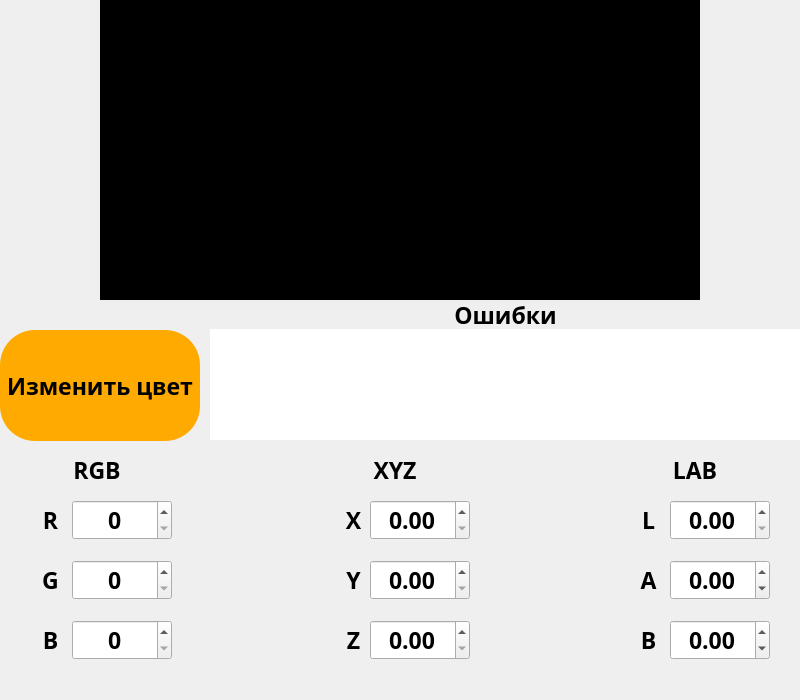
<?xml version="1.0" encoding="UTF-8"?>
<ui version="4.0">
 <class>Widget</class>
 <widget class="QWidget" name="Widget">
  <property name="geometry">
   <rect>
    <x>0</x>
    <y>0</y>
    <width>800</width>
    <height>700</height>
   </rect>
  </property>
  <property name="sizePolicy">
   <sizepolicy hsizetype="Fixed" vsizetype="Fixed">
    <horstretch>0</horstretch>
    <verstretch>0</verstretch>
   </sizepolicy>
  </property>
  <property name="minimumSize">
   <size>
    <width>800</width>
    <height>700</height>
   </size>
  </property>
  <property name="maximumSize">
   <size>
    <width>800</width>
    <height>700</height>
   </size>
  </property>
  <property name="windowTitle">
   <string>Widget</string>
  </property>
  <widget class="QWidget" name="widget" native="true">
   <property name="geometry">
    <rect>
     <x>100</x>
     <y>0</y>
     <width>600</width>
     <height>300</height>
    </rect>
   </property>
   <property name="styleSheet">
    <string notr="true">background-color: black;</string>
   </property>
  </widget>
  <widget class="QPushButton" name="pushButton">
   <property name="enabled">
    <bool>true</bool>
   </property>
   <property name="geometry">
    <rect>
     <x>0</x>
     <y>330</y>
     <width>200</width>
     <height>111</height>
    </rect>
   </property>
   <property name="font">
    <font>
     <family>Bahnschrift Light</family>
     <pointsize>17</pointsize>
     <italic>false</italic>
     <bold>true</bold>
     <underline>false</underline>
     <strikeout>false</strikeout>
    </font>
   </property>
   <property name="styleSheet">
    <string notr="true">QPushButton{
background-color: rgb(255, 170, 0);
border-radius: 35px;
}

QPushButton:pressed {
background-color: rgb(158, 105, 0); 
}</string>
   </property>
   <property name="text">
    <string>Изменить цвет</string>
   </property>
   <property name="autoRepeat">
    <bool>false</bool>
   </property>
   <property name="autoExclusive">
    <bool>false</bool>
   </property>
   <property name="autoDefault">
    <bool>false</bool>
   </property>
   <property name="default">
    <bool>false</bool>
   </property>
   <property name="flat">
    <bool>false</bool>
   </property>
  </widget>
  <widget class="QLabel" name="label">
   <property name="geometry">
    <rect>
     <x>370</x>
     <y>450</y>
     <width>50</width>
     <height>40</height>
    </rect>
   </property>
   <property name="font">
    <font>
     <family>Bahnschrift Light</family>
     <pointsize>17</pointsize>
     <bold>true</bold>
    </font>
   </property>
   <property name="text">
    <string>XYZ</string>
   </property>
   <property name="alignment">
    <set>Qt::AlignCenter</set>
   </property>
  </widget>
  <widget class="QLabel" name="label_2">
   <property name="geometry">
    <rect>
     <x>670</x>
     <y>450</y>
     <width>50</width>
     <height>40</height>
    </rect>
   </property>
   <property name="font">
    <font>
     <family>Bahnschrift Light</family>
     <pointsize>17</pointsize>
     <bold>true</bold>
    </font>
   </property>
   <property name="text">
    <string>LAB</string>
   </property>
   <property name="alignment">
    <set>Qt::AlignCenter</set>
   </property>
  </widget>
  <widget class="QDoubleSpinBox" name="doubleSpinBox">
   <property name="geometry">
    <rect>
     <x>370</x>
     <y>500</y>
     <width>100</width>
     <height>40</height>
    </rect>
   </property>
   <property name="font">
    <font>
     <family>Bahnschrift Light</family>
     <pointsize>17</pointsize>
     <bold>true</bold>
    </font>
   </property>
   <property name="alignment">
    <set>Qt::AlignCenter</set>
   </property>
   <property name="decimals">
    <number>2</number>
   </property>
   <property name="maximum">
    <double>95.049999999999997</double>
   </property>
   <property name="singleStep">
    <double>0.100000000000000</double>
   </property>
  </widget>
  <widget class="QDoubleSpinBox" name="doubleSpinBox_2">
   <property name="geometry">
    <rect>
     <x>370</x>
     <y>560</y>
     <width>100</width>
     <height>40</height>
    </rect>
   </property>
   <property name="font">
    <font>
     <family>Bahnschrift Light</family>
     <pointsize>17</pointsize>
     <bold>true</bold>
    </font>
   </property>
   <property name="alignment">
    <set>Qt::AlignCenter</set>
   </property>
   <property name="decimals">
    <number>2</number>
   </property>
   <property name="maximum">
    <double>100.000000000000000</double>
   </property>
   <property name="singleStep">
    <double>0.100000000000000</double>
   </property>
  </widget>
  <widget class="QDoubleSpinBox" name="doubleSpinBox_3">
   <property name="geometry">
    <rect>
     <x>370</x>
     <y>620</y>
     <width>100</width>
     <height>40</height>
    </rect>
   </property>
   <property name="font">
    <font>
     <family>Bahnschrift Light</family>
     <pointsize>17</pointsize>
     <bold>true</bold>
    </font>
   </property>
   <property name="alignment">
    <set>Qt::AlignCenter</set>
   </property>
   <property name="decimals">
    <number>2</number>
   </property>
   <property name="maximum">
    <double>108.879999999999995</double>
   </property>
   <property name="singleStep">
    <double>0.100000000000000</double>
   </property>
  </widget>
  <widget class="QLabel" name="label_4">
   <property name="geometry">
    <rect>
     <x>333</x>
     <y>500</y>
     <width>41</width>
     <height>40</height>
    </rect>
   </property>
   <property name="font">
    <font>
     <family>Bahnschrift Light</family>
     <pointsize>17</pointsize>
     <bold>true</bold>
    </font>
   </property>
   <property name="text">
    <string>X</string>
   </property>
   <property name="alignment">
    <set>Qt::AlignCenter</set>
   </property>
  </widget>
  <widget class="QLabel" name="label_5">
   <property name="geometry">
    <rect>
     <x>333</x>
     <y>560</y>
     <width>41</width>
     <height>40</height>
    </rect>
   </property>
   <property name="font">
    <font>
     <family>Bahnschrift Light</family>
     <pointsize>17</pointsize>
     <bold>true</bold>
    </font>
   </property>
   <property name="text">
    <string>Y</string>
   </property>
   <property name="alignment">
    <set>Qt::AlignCenter</set>
   </property>
  </widget>
  <widget class="QLabel" name="label_6">
   <property name="geometry">
    <rect>
     <x>333</x>
     <y>620</y>
     <width>41</width>
     <height>40</height>
    </rect>
   </property>
   <property name="font">
    <font>
     <family>Bahnschrift Light</family>
     <pointsize>17</pointsize>
     <bold>true</bold>
    </font>
   </property>
   <property name="text">
    <string>Z</string>
   </property>
   <property name="alignment">
    <set>Qt::AlignCenter</set>
   </property>
  </widget>
  <widget class="QDoubleSpinBox" name="doubleSpinBox_4">
   <property name="geometry">
    <rect>
     <x>670</x>
     <y>560</y>
     <width>100</width>
     <height>40</height>
    </rect>
   </property>
   <property name="font">
    <font>
     <family>Bahnschrift Light</family>
     <pointsize>17</pointsize>
     <bold>true</bold>
    </font>
   </property>
   <property name="alignment">
    <set>Qt::AlignCenter</set>
   </property>
   <property name="decimals">
    <number>2</number>
   </property>
   <property name="minimum">
    <double>-128.000000000000000</double>
   </property>
   <property name="maximum">
    <double>128.000000000000000</double>
   </property>
   <property name="singleStep">
    <double>0.100000000000000</double>
   </property>
  </widget>
  <widget class="QDoubleSpinBox" name="doubleSpinBox_5">
   <property name="geometry">
    <rect>
     <x>670</x>
     <y>500</y>
     <width>100</width>
     <height>40</height>
    </rect>
   </property>
   <property name="font">
    <font>
     <family>Bahnschrift Light</family>
     <pointsize>17</pointsize>
     <bold>true</bold>
    </font>
   </property>
   <property name="alignment">
    <set>Qt::AlignCenter</set>
   </property>
   <property name="decimals">
    <number>2</number>
   </property>
   <property name="maximum">
    <double>100.000000000000000</double>
   </property>
   <property name="singleStep">
    <double>0.100000000000000</double>
   </property>
  </widget>
  <widget class="QLabel" name="label_7">
   <property name="geometry">
    <rect>
     <x>628</x>
     <y>560</y>
     <width>41</width>
     <height>40</height>
    </rect>
   </property>
   <property name="font">
    <font>
     <family>Bahnschrift Light</family>
     <pointsize>17</pointsize>
     <bold>true</bold>
    </font>
   </property>
   <property name="text">
    <string>A</string>
   </property>
   <property name="alignment">
    <set>Qt::AlignCenter</set>
   </property>
  </widget>
  <widget class="QLabel" name="label_8">
   <property name="geometry">
    <rect>
     <x>628</x>
     <y>500</y>
     <width>41</width>
     <height>40</height>
    </rect>
   </property>
   <property name="font">
    <font>
     <family>Bahnschrift Light</family>
     <pointsize>17</pointsize>
     <bold>true</bold>
    </font>
   </property>
   <property name="text">
    <string>L</string>
   </property>
   <property name="alignment">
    <set>Qt::AlignCenter</set>
   </property>
  </widget>
  <widget class="QLabel" name="label_9">
   <property name="geometry">
    <rect>
     <x>628</x>
     <y>620</y>
     <width>41</width>
     <height>40</height>
    </rect>
   </property>
   <property name="font">
    <font>
     <family>Bahnschrift Light</family>
     <pointsize>17</pointsize>
     <bold>true</bold>
    </font>
   </property>
   <property name="text">
    <string>B</string>
   </property>
   <property name="alignment">
    <set>Qt::AlignCenter</set>
   </property>
  </widget>
  <widget class="QDoubleSpinBox" name="doubleSpinBox_6">
   <property name="geometry">
    <rect>
     <x>670</x>
     <y>620</y>
     <width>100</width>
     <height>40</height>
    </rect>
   </property>
   <property name="font">
    <font>
     <family>Bahnschrift Light</family>
     <pointsize>17</pointsize>
     <bold>true</bold>
    </font>
   </property>
   <property name="alignment">
    <set>Qt::AlignCenter</set>
   </property>
   <property name="decimals">
    <number>2</number>
   </property>
   <property name="minimum">
    <double>-128.000000000000000</double>
   </property>
   <property name="maximum">
    <double>128.000000000000000</double>
   </property>
   <property name="singleStep">
    <double>0.100000000000000</double>
   </property>
  </widget>
  <widget class="QLabel" name="label_10">
   <property name="geometry">
    <rect>
     <x>30</x>
     <y>560</y>
     <width>41</width>
     <height>40</height>
    </rect>
   </property>
   <property name="font">
    <font>
     <family>Bahnschrift Light</family>
     <pointsize>17</pointsize>
     <bold>true</bold>
    </font>
   </property>
   <property name="text">
    <string>G</string>
   </property>
   <property name="alignment">
    <set>Qt::AlignCenter</set>
   </property>
  </widget>
  <widget class="QLabel" name="label_3">
   <property name="geometry">
    <rect>
     <x>72</x>
     <y>450</y>
     <width>50</width>
     <height>40</height>
    </rect>
   </property>
   <property name="font">
    <font>
     <family>Bahnschrift Light</family>
     <pointsize>17</pointsize>
     <bold>true</bold>
    </font>
   </property>
   <property name="text">
    <string>RGB</string>
   </property>
   <property name="alignment">
    <set>Qt::AlignCenter</set>
   </property>
  </widget>
  <widget class="QDoubleSpinBox" name="doubleSpinBox_7">
   <property name="geometry">
    <rect>
     <x>72</x>
     <y>620</y>
     <width>100</width>
     <height>40</height>
    </rect>
   </property>
   <property name="font">
    <font>
     <family>Bahnschrift Light</family>
     <pointsize>17</pointsize>
     <bold>true</bold>
    </font>
   </property>
   <property name="alignment">
    <set>Qt::AlignCenter</set>
   </property>
   <property name="decimals">
    <number>0</number>
   </property>
   <property name="maximum">
    <double>255.000000000000000</double>
   </property>
   <property name="singleStep">
    <double>1.000000000000000</double>
   </property>
  </widget>
  <widget class="QLabel" name="label_11">
   <property name="geometry">
    <rect>
     <x>30</x>
     <y>500</y>
     <width>41</width>
     <height>40</height>
    </rect>
   </property>
   <property name="font">
    <font>
     <family>Bahnschrift Light</family>
     <pointsize>17</pointsize>
     <bold>true</bold>
    </font>
   </property>
   <property name="text">
    <string>R</string>
   </property>
   <property name="alignment">
    <set>Qt::AlignCenter</set>
   </property>
  </widget>
  <widget class="QDoubleSpinBox" name="doubleSpinBox_8">
   <property name="geometry">
    <rect>
     <x>72</x>
     <y>500</y>
     <width>100</width>
     <height>40</height>
    </rect>
   </property>
   <property name="font">
    <font>
     <family>Bahnschrift Light</family>
     <pointsize>17</pointsize>
     <bold>true</bold>
    </font>
   </property>
   <property name="alignment">
    <set>Qt::AlignCenter</set>
   </property>
   <property name="decimals">
    <number>0</number>
   </property>
   <property name="maximum">
    <double>255.000000000000000</double>
   </property>
   <property name="singleStep">
    <double>1.000000000000000</double>
   </property>
  </widget>
  <widget class="QDoubleSpinBox" name="doubleSpinBox_9">
   <property name="geometry">
    <rect>
     <x>72</x>
     <y>560</y>
     <width>100</width>
     <height>40</height>
    </rect>
   </property>
   <property name="font">
    <font>
     <family>Bahnschrift Light</family>
     <pointsize>17</pointsize>
     <bold>true</bold>
    </font>
   </property>
   <property name="alignment">
    <set>Qt::AlignCenter</set>
   </property>
   <property name="decimals">
    <number>0</number>
   </property>
   <property name="maximum">
    <double>255.000000000000000</double>
   </property>
   <property name="singleStep">
    <double>1.000000000000000</double>
   </property>
  </widget>
  <widget class="QLabel" name="label_12">
   <property name="geometry">
    <rect>
     <x>30</x>
     <y>620</y>
     <width>41</width>
     <height>40</height>
    </rect>
   </property>
   <property name="font">
    <font>
     <family>Bahnschrift Light</family>
     <pointsize>17</pointsize>
     <bold>true</bold>
    </font>
   </property>
   <property name="text">
    <string>B</string>
   </property>
   <property name="alignment">
    <set>Qt::AlignCenter</set>
   </property>
  </widget>
  <widget class="QLabel" name="label_13">
   <property name="geometry">
    <rect>
     <x>210</x>
     <y>300</y>
     <width>591</width>
     <height>30</height>
    </rect>
   </property>
   <property name="font">
    <font>
     <family>Bahnschrift Light Condensed</family>
     <pointsize>17</pointsize>
     <bold>true</bold>
    </font>
   </property>
   <property name="text">
    <string>Ошибки</string>
   </property>
   <property name="alignment">
    <set>Qt::AlignCenter</set>
   </property>
  </widget>
  <widget class="QLabel" name="label_14">
   <property name="geometry">
    <rect>
     <x>210</x>
     <y>329</y>
     <width>591</width>
     <height>111</height>
    </rect>
   </property>
   <property name="font">
    <font>
     <family>Bahnschrift Light</family>
     <pointsize>10</pointsize>
     <bold>true</bold>
    </font>
   </property>
   <property name="styleSheet">
    <string notr="true">background-color: white;</string>
   </property>
   <property name="text">
    <string/>
   </property>
   <property name="alignment">
    <set>Qt::AlignCenter</set>
   </property>
  </widget>
 </widget>
 <resources/>
 <connections/>
</ui>
